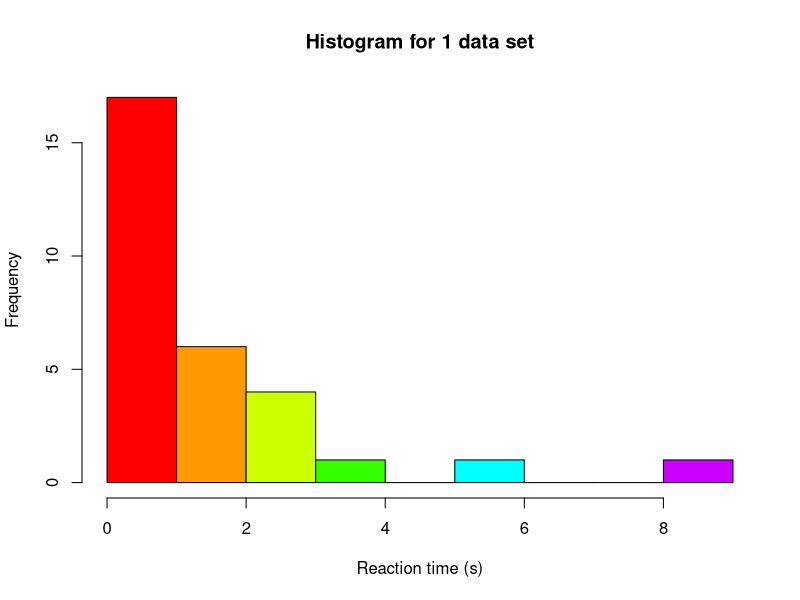
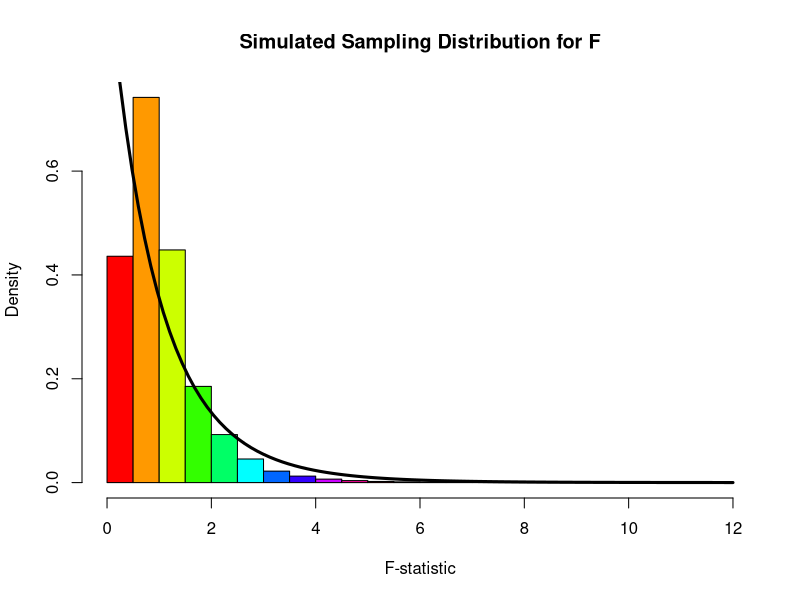

The R script that drew these images, in order:
## ---- chunk 1
knitr::opts_chunk$set(echo = TRUE)
## ---- chunk 2
set.seed(124) # for reproducability
nGroups <- 3 # number of groups
groupN <- 10 # sample size per group

groupVar <- factor(rep(letters[1:3], each = groupN)) # create a variable with a,b,c to indicate group membership
dv <- abs(rt(nGroups*groupN, df = 1)) # we use a t distribution with 2 df
# we draw from the same distribution for all groups, because we operate under H0
# and are therefore not using different means for the groups

hist(dv, col = rainbow(10), xlab = "Reaction time (s)", main = "Histogram for 1 data set")
## ---- chunk 3
# Produce ANOVA table:
myTable <- summary(aov(dv ~ groupVar)) 
myTable

#extract F-value:
fVal <- myTable[[1]][1, 'F value']
fVal

# extract df values:
dfModel <- myTable[[1]][1, 'Df']
dfError <- myTable[[1]][2, 'Df']

# compare F-value to critical F of the assumed distribution to see if we reject
# we set alpha to 0.05
fVal > qf(0.95, dfModel, dfError)
## ---- chunk 4
fValues <- rejectedNull <- numeric(1e5) # allocate an object to save the F values to, and our decisions

# We use a fancy programming trick to repeat some code many times over
# allowing us to easily repeat the drawing of 100,000 data sets
for (i in 1:length(fValues)) {
  # same data simulation steps as above
  groupVar <- factor(rep(letters[1:3], each = groupN)) 
  dv <-  abs(rt(nGroups*groupN, df = 1))
  # Produce ANOVA table:
  myTable <- summary(aov(dv ~ groupVar)) 
  #extract F-value: and store in our object with all F-values
  fValues[i] <- myTable[[1]][1, 'F value']
  rejectedNull[i] <- fValues[i] > qf(0.95, dfModel, dfError)

}



hist(fValues, col = rainbow(10), xlab = "F-statistic", main = "Simulated Sampling Distribution for F", 
     freq =FALSE, breaks = 25)
curve(df(x, dfModel, dfError), from = 0, to = 12, add = TRUE, lwd = 3, col = "black")
## ---- chunk 5
sum(rejectedNull) / length(rejectedNull)
